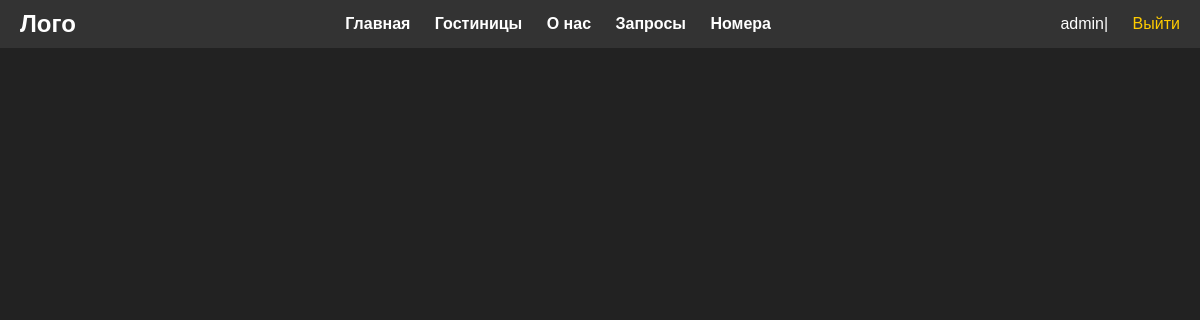
/operator/requests/ (signed in), run on an earlier commit of the app's database.
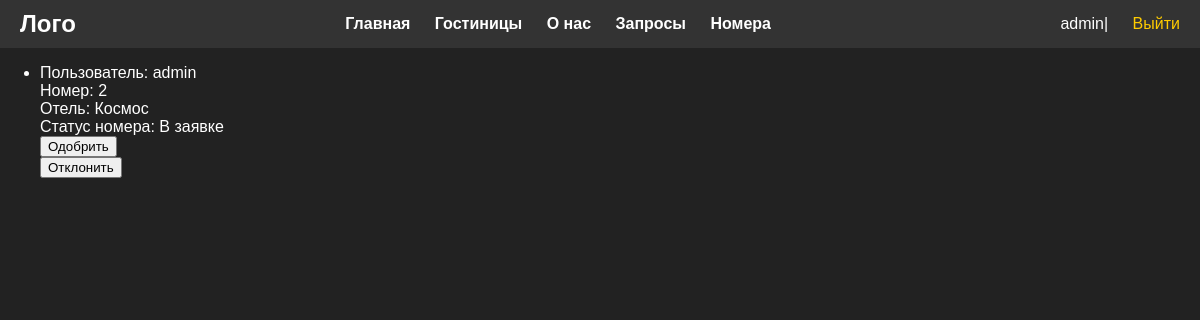
And on a later commit of the database.
### gostinitsa/models.py (models this page shows, shortened)
class Reservation(models.Model):
    class Status(models.IntegerChoices):
        CONFIRMED = 1, 'Одобрена'
        CANCELED = 0, 'Отклонена'
        PENDING_APPROVAL = 2, 'Ожидает одобрения'
    user = models.ForeignKey(User, on_delete=models.CASCADE)
    room = models.ForeignKey(Room, on_delete=models.CASCADE, null=True, verbose_name='Комната для бронирования')
    check_in_date = models.DateField(default=timezone.now, verbose_name='Дата заезда')
    duration = models.IntegerField(default=1, verbose_name='Продолжительность пребывания в днях')
    booking_date = models.DateTimeField(auto_now_add=True)
    status = models.IntegerField(choices=Status.choices, default=Status.PENDING_APPROVAL, verbose_name='Статус')
    operator_decision = models.BooleanField(null=True, blank=True, verbose_name='Решение туроператора')
    class Meta:
        verbose_name = 'Бронирование комнаты'
        verbose_name_plural = 'Бронирование комнат'
        ordering = ['check_in_date', 'id']
    objects = models.Manager()

class Room(models.Model):
    class Status(models.IntegerChoices):
        AVAILABLE = 1, 'Свободен'
        OCCUPIED = 0, 'Занят'
        INREQUEST = 2, 'В заявке на бронирование'
    hotel = models.ForeignKey(Gostinitsa, on_delete=models.CASCADE, verbose_name='Принадлежит гостинице')
    room_number = models.CharField(max_length=100, verbose_name='Номер комнаты')
    is_status = models.IntegerField(choices=Status.choices, default=Status.AVAILABLE, verbose_name='Статус')
    objects = models.Manager()
    status = StatusManager()
    class Meta:
        verbose_name = 'Комната'
        verbose_name_plural = 'Комнаты'
        ordering = ['hotel' , 'room_number']
        indexes = [models.Index(fields=['room_number'])]

class Gostinitsa(models.Model):
    class Status(models.IntegerChoices):
        DRAFT = 0, 'Черновик'
        PUBLISHED = 1, 'Опубликовано'
    title = models.CharField(max_length=255, verbose_name='Название')
    slug = models.SlugField(max_length=255, unique=True, db_index=True, verbose_name='Slug')
    content = models.TextField(blank=True, verbose_name='Описание')
    time_create = models.DateTimeField(auto_now_add=True, verbose_name='Время создания')
    time_update = models.DateTimeField(auto_now=True, verbose_name='Время обновления')
    is_published = models.BooleanField(choices=tuple(map(lambda x:(bool(x[0]),x[1]),Status.choices)), default=Status.DRAFT, verbose_name='Опубликовано')
    objects = models.Manager()
    published = PublishedManager()
    class Meta:
        verbose_name = 'Гостиницы'
        verbose_name_plural = 'Гостиницы'
        ordering = ['-time_create']
        indexes = [models.Index(fields=['-time_create'])]

### gostinitsa/views.py (the view)
# urls.py: path('operator/requests/', views.operator_requests, name='operator_requests'),
@user_passes_test(lambda u: u.is_staff, login_url='users/login')
def operator_requests(request):
    pending_requests = Reservation.objects.filter(status=Reservation.Status.PENDING_APPROVAL)
    return render(request, 'gostinitsa/requests.html', {'requests': pending_requests})

### gostinitsa/templates/gostinitsa/requests.html (shortened to what this page needs)
{% extends 'base.html' %}
{% load gostinitsa_tags %}
{% block content %}
    <ul>
        {% for req in requests %}
            <li>
                Пользователь: {{ req.user }} <br>
                Номер: {{ req.room.room_number }} <br>
                Отель: {{ req.room.hotel.title }} <br>
                Статус номера: {% if req.room.is_status == 1 %}Свободен{% elif req.room.is_status == 2%}В заявке{% else %}Занят{% endif %}
                <form method="post" action="{% url 'approve_request' req.id %}">
                    <button type="submit" name="decision" value="approve">Одобрить</button>
                </form>
                <form method="post" action="{% url 'reject_request' req.id %}">
                    <button type="submit" name="decision" value="reject">Отклонить</button>
                </form>
            </li>
        {% endfor %}
    </ul>
{% endblock %}

What changed in the data, as far as the page shows it:
added Reservation: user "admin", room.room_number "2", room.hotel "Космос", shows "В заявке"
